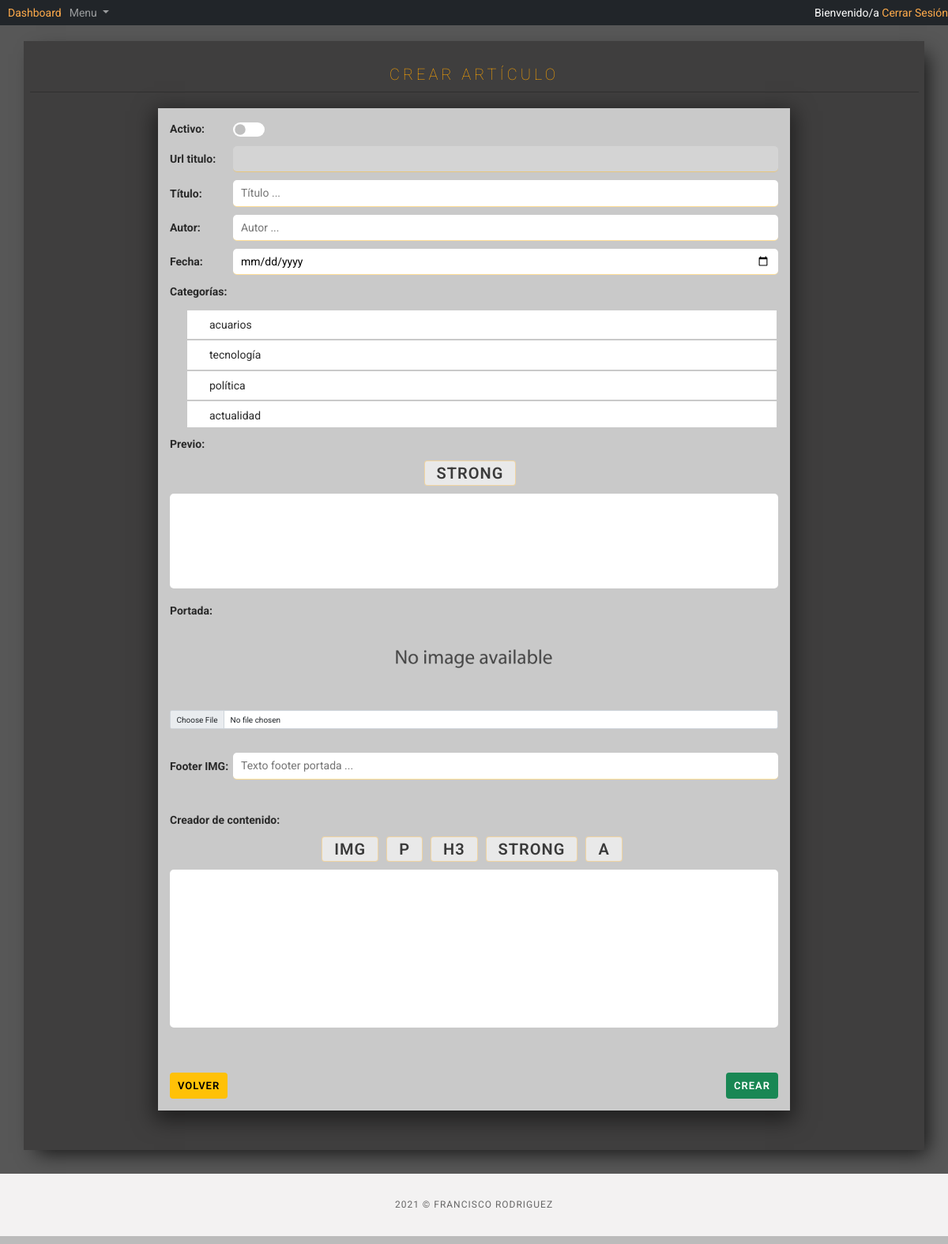
/admin/new-article.php (signed in), run on the app's committed database.
### tables this page shows
CREATE TABLE `categorias` (
  `id_categoria` int(11) NOT NULL,
  `nombre_categoria` varchar(50) NOT NULL
);

### admin/new-article.php (the view, shortened to what this page needs)
<?php
include_once('./layout/header.php');
include_once('./layout/navbar.php');
?>
<main class="container dashboard">
    <h2 class="mt-5">Crear Artículo</h2>
    <form action="./models/model-article.php" method="post" enctype="multipart/form-data" id="create-article" name="create-article">
        <div class="edit-edit-wrapper dashboard">
            <div class="form-check form-switch grid-form">
                <label for="active">Activo: </label>
                <input name="active" class="form-check-input article-active project-active" type="checkbox" id="flexSwitchCheckDefault">
            </div>
            <div class="url-edit grid-form">
                <label for="name">Url titulo: </label>
                <input type="text" name="url-name" class="article-url" disabled>
            </div>
            <div class="title-edit grid-form">
                <label for="name">Título: </label>
                <input type="text" name="title" class="article-title" placeholder="Título ...">
            </div>
            <div class="author-edit grid-form">
                <label for="url">Autor: </label>
                <input type="text" name="author" class="article-author" placeholder="Autor ...">
            </div>
            <div class="date-edit grid-form">
                <label for="url">Fecha: </label>
                <input type="date" name="date" class="article-date">
            </div>
            <label for="categories">Categorías:</label>
            <ul class="multiselect my-3">
                <?php
                try {
                    $conn = connect();
                    $sql = "SELECT * FROM categorias";
                    if ($result = $conn->query($sql)) {
                        while ($category = $result->fetch_assoc()) {
                            echo "<li data-id='" . $category['id_categoria'] . "'>" . $category['nombre_categoria'] . "</li>";
                        }
                    }
                } catch (Exception $e) {
                    echo $e->getMessage();
                }
                ?>
            </ul>
            <label for="info">Previo: </label>
            <div class="preview-edit">
                <div class="controls d-flex justify-content-center">
                    <a class="btn btn-control me-3 strong-control-2">strong</a>
                </div>
                <textarea name="preview" class="article-preview mt-3" maxlength="350"></textarea>
            </div>
            <div class="img-load mt-3">
                <label for="img">Portada: </label>
                <div class="img-preview text-center mb-5">
                    <img src="../img/no_image.png" alt="" class="img-preview img-preview-new mt-4">
                </div>
                <input type="file" class="form-control project-file" id="input-img" name="article-img" />
            </div>
            <div class="preview-edit grid-form mt-5">
                <label for="info">Footer IMG: </label>
                <input type="text" name="footer" class="portada-footer" placeholder="Texto footer portada ...">
            </div>
            <label class="mt-5" for="info">Creador de contenido: </label>
            <div class="content-edit ">
                <div class="controls d-flex justify-content-center">
                    <a class="btn btn-control me-3 img-control">img</a>
                    <a class="btn btn-control me-3 p-control">p</a>
                    <a class="btn btn-control me-3 h3-control">h3</a>
                    <a class="btn btn-control me-3 strong-control">strong</a>
                    <a class="btn btn-control me-2 a-control">a</a>
                </div>
                <textarea name="content" class="article-content mt-3"></textarea>
            </div>
            <div class="submit-edit d-flex justify-content-between">
                <div class="back">
                    <a class="btn btn-warning me-3 align-self-start" href="admin-area.php">Volver</a>
                </div>
                <input class="btn btn-success create-submit" type="submit" value="Crear">
            </div>
        </div>
    </form>
</main>
<?php include_once('./layout/footer.php'); ?>

### admin/css/admin-styles.css (style rules this page uses)
html { font-size: 62.5%; }
body { font-size: 1.4rem; }
* { margin: 0px; padding: 0px; box-sizing: border-box; }
body, html { height: 100vh; line-height: 1.6; font-family: "Roboto", sans-serif; }
body { background-color: rgb(87, 87, 87); }
h1, h2, h3, h4, h5, h6 { margin: 0; text-transform: uppercase; }
h2 { font-weight: 100; letter-spacing: 0.4rem; text-align: center; color: orange; border-bottom: 1px solid rgba(0, 0, 0, 0.233); padding-bottom: 1rem; }
ul, li { margin: 0; list-style-type: none; }
img { max-width: 100%; }
a { text-decoration: none; }
textarea { border: none; border-radius: 5px; }
input { border-radius: 5px; padding: 0.5rem 1rem; border: none; border-bottom: 1px solid rgba(255, 174, 0, 0.411); outline: none; transition: all 0.3s ease-in-out; }
.btn { cursor: pointer; font-size: 1.3rem; font-weight: 600; letter-spacing: 0.1rem; text-transform: uppercase; padding: 0.7rem 1rem; border: none; border-radius: 0.4rem; transition: 0.4s ease-in-out; outline: none; }
.btn-control { line-height: 0; padding: 0.5rem; background-color: rgb(233, 233, 233); color: rgb(58, 58, 58); font-size: 1.2rem; transition: all 0.3s ease-in-out; border: 1px solid rgba(255, 166, 0, 0.308); font-size: 1.2rem; }
.dashboard { background-color: #3f3e3e; margin-top: 2rem; -webkit-box-shadow: 10px 10px 24px -6px rgba(0, 0, 0, 0.75); -moz-box-shadow: 10px 10px 24px -6px rgba(0, 0, 0, 0.75); box-shadow: 10px 10px 24px -6px rgba(0, 0, 0, 0.75); }
.img-preview-new { max-height: 7rem; }
.article-preview { padding: 0.5rem; min-height: 12rem; resize: none; width: 100%; font-size: 1.2rem; }
.article-content { padding: 0.5rem; min-height: 20rem; resize: none; width: 100%; font-size: 1.2rem; }
.controls { margin-top: 1rem; }
.multiselect { max-height: 15rem; overflow: scroll; }
.multiselect li { list-style-type: none; position: relative; margin: 2px; padding: 0.5em 0.5em 0.5em 2em; background: rgb(255, 255, 255); }
.form-check-input { outline: none !important; border: none !important; }
.edit-edit-wrapper { background-color: #c9c9c9; color: rgb(41, 41, 41); max-width: 80rem; margin: 0 auto 5rem auto; padding: 1.5rem; margin-top: 2rem; -webkit-box-shadow: 0px 8px 25px 5px rgba(0, 0, 0, 0.5); -moz-box-shadow: 0px 8px 25px 5px rgba(0, 0, 0, 0.5); box-shadow: 0px 8px 25px 5px rgba(0, 0, 0, 0.5); }
.edit-edit-wrapper label { font-weight: bold; }
.grid-form { margin-bottom: 1rem; display: grid; grid-template-columns: 8rem 60%; align-items: center; }
.form-check { padding: 0 !important; }
.form-check-input { float: none !important; padding: 0 !important; margin: 0 !important; }
.submit-edit { margin-top: 5rem; }
.project-active { height: 1.8rem; width: 4rem !important; outline: none; }
@media (min-width: 320px) { .grid-form { grid-template-columns: 8rem 1fr; } }
@media (min-width: 320px) { .btn-control { padding: 1rem; font-size: 1.2rem; } }
@media (min-width: 500px) { .btn-control { padding: 1.1rem; font-size: 1.4rem; } }
@media (min-width: 768px) { .btn-control { padding: 1.4rem; font-size: 2rem; } }
@media (min-width: 992px) { .btn-control { padding: 1.5rem; } }

### data on the page
categorias: nombre_categoria "acuarios"
categorias: nombre_categoria "tecnología"
categorias: nombre_categoria "política"
categorias: nombre_categoria "actualidad"
